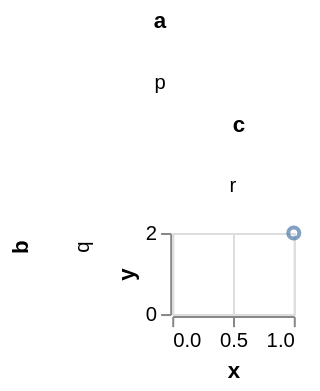

Here is the Vega-Lite specification saved for this chart:
### Vega-Lite specification from a JSON file in a GitHub repository (floating-point values rounded to 4 significant figures)
{"$schema": "https://vega.github.io/schema/vega-lite/v6.json", "description": "Three levels of grid, which is here to say that nothing about the nesting is two-deep special-casing: the levels are peeled into a list and lifted in turn, so the cell the marks are drawn in is `child_child_child_width` and the partitions chain `facet` to `child_facet` to `child_child_facet`. The heading fold runs the same way — the two column levels caption together as `a / c` while the row level between them captions its own rows, per channel and not per level.", "data": {"values": [{"a": "p", "b": "q", "c": "r", "x": 1, "y": 2}]}, "facet": {"column": {"field": "a"}}, "spec": {"facet": {"row": {"field": "b"}}, "spec": {"facet": {"column": {"field": "c"}}, "spec": {"width": 60, "height": 40, "mark": "point", "encoding": {"x": {"field": "x", "type": "quantitative"}, "y": {"field": "y", "type": "quantitative"}}}}}}
